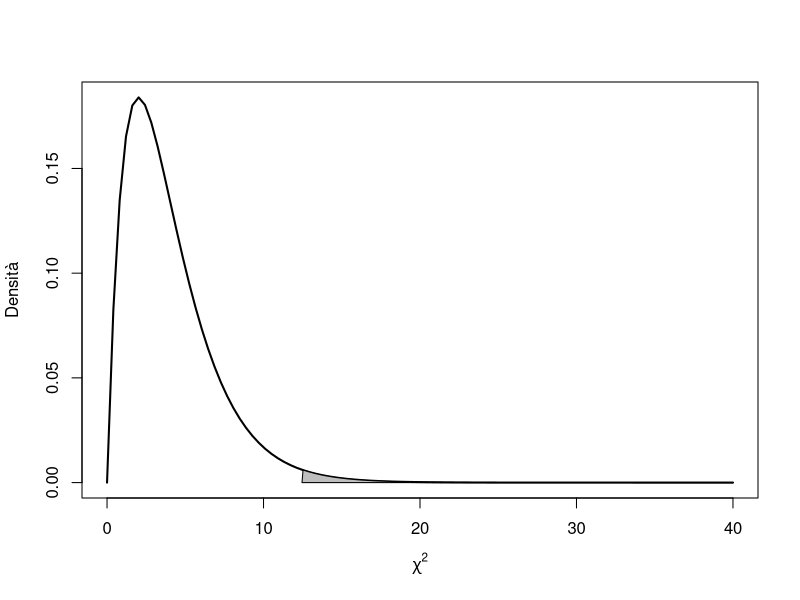

Generate this figure with R:
## ---- chunk 1
#| include: false
# stampa l'output del test con i segnaposto tikzmark per le annotazioni
annota_test = function(chiamata) {
  out = capture.output(eval(parse(text = chiamata)))
  out = trimws(gsub("\t", "", out), "right")
  while (!nzchar(out[1])) out = out[-1]
  while (!nzchar(out[length(out)])) out = out[-length(out)]
  mark = function(x, pattern, name)
    sub(pattern, sprintf("\\\\tikzmarknode{%s}{\\1}", name), x)
  out[1] = sprintf("\\tikzmarknode{test}{%s}", trimws(out[1]))
  out = mark(out, "(X-squared = [0-9.]+)", "stat")
  out = mark(out, "(df = [0-9.]+)", "df")
  out = mark(out, "(p-value [=<] [0-9.e-]+)", "pval")
  out = mark(out, "(alternative hypothesis: .*)$", "h1")
  i = grep("confidence interval", out) + 1
  out[i] = sprintf(" \\tikzmarknode{ic}{%s}", trimws(out[i]))
  j = grep("sample estimates", out) + 2
  out[j] = sprintf(" \\tikzmarknode{stime}{%s}", trimws(out[j]))
  cat("```{=latex}\n",
      "\\begin{Verbatim}[commandchars=\\\\\\{\\}, fontsize=\\scriptsize, frame=single, framesep=2mm]\n",
      "> ", chiamata, "\n",
      paste(out, collapse = "\n"),
      "\n\\end{Verbatim}\n```\n", sep = "")
}
## ---- chunk 2
#| results: hide
#| warning: false
mytable <- matrix(c(21,9,9,33,10,28,7,12,10),3,3)
rownames(mytable) <- c("a1","a2","a3")
colnames(mytable) <- c("b1","b2","b3")
chisq.test(mytable)
## ---- chunk 3
#| warning: true
chisq.test(mytable)
## ---- chunk 4
#| echo: false
#| results: asis
#| warning: false
annota_test('chisq.test(mytable)')
## ---- chunk 5
#| echo: false
#| out-width: 60%
#| fig-align: center
x = seq(0, 40, length.out = 100)

plot(x, dchisq(x, df = 4), type = "l", lwd = 2, 
     xlab = expression(chi^2), ylab = "Densità")
polygon(c(12.458, x[x>=12.458]), 
        c(0,dchisq(x, df = 4)[x>=12.458]), 
        col ="grey")
## ---- chunk 6
1-pchisq(12.458, 4)
## ---- chunk 7
#| results: hide
#| warning: false
mytable <- matrix(c(22,45,18),1,3)
colnames(mytable) <- c("a1","a2","a3")
chisq.test(mytable)
## ---- chunk 8
#| warning: true
chisq.test(mytable)
## ---- chunk 9
#| echo: false
#| results: asis
#| warning: false
annota_test('chisq.test(mytable)')
## ---- chunk 10
#| eval: true
#| results: hide
# Test delle proporzioni
pass_scores = c(1,0,0,1,1,0,0,0,0,1,0,1,0,1,0,0) # 
table(pass_scores) # Frequenze insuccessi/successi
x = sum(pass_scores) # x, numero dei successi
n = length(pass_scores) # n, numero totale di prove indipendenti
prop.test(x, n = n, p = .50, alternative = "greater") # Test
## ---- chunk 11
#| echo: false
#| results: asis
#| warning: false
annota_test('prop.test(x, n = n, p = .50, alternative = "greater")')
## ---- chunk 12
#| results: hide
x_2 = 21
n_2 = 30
prop.test(c(x,x_2), c(n, n_2), alternative = "two.sided")
## ---- chunk 13
#| echo: false
#| results: asis
#| warning: false
annota_test('prop.test(c(x, x_2), c(n, n_2), alternative = "two.sided")')
